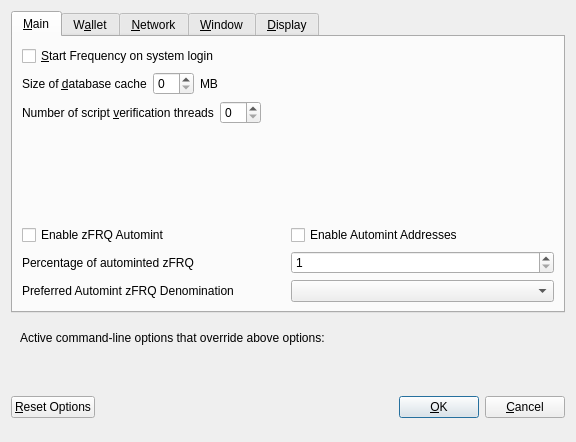
<?xml version="1.0" encoding="UTF-8"?>
<ui version="4.0">
 <class>OptionsDialog</class>
 <widget class="QDialog" name="OptionsDialog">
  <property name="geometry">
   <rect>
    <x>0</x>
    <y>0</y>
    <width>576</width>
    <height>442</height>
   </rect>
  </property>
  <property name="windowTitle">
   <string>Options</string>
  </property>
  <property name="modal">
   <bool>true</bool>
  </property>
  <layout class="QVBoxLayout" name="verticalLayout">
   <item>
    <widget class="QTabWidget" name="tabWidget">
     <property name="currentIndex">
      <number>0</number>
     </property>
     <widget class="QWidget" name="tabMain">
      <attribute name="title">
       <string>&amp;Main</string>
      </attribute>
      <layout class="QVBoxLayout" name="verticalLayout_Main">
       <item>
        <widget class="QCheckBox" name="bitcoinAtStartup">
         <property name="toolTip">
          <string>Automatically start Frequency after logging in to the system.</string>
         </property>
         <property name="text">
          <string>&amp;Start Frequency on system login</string>
         </property>
        </widget>
       </item>
       <item>
        <layout class="QHBoxLayout" name="horizontalLayout_2_Main">
         <item>
          <widget class="QLabel" name="databaseCacheLabel">
           <property name="text">
            <string>Size of &amp;database cache</string>
           </property>
           <property name="textFormat">
            <enum>Qt::PlainText</enum>
           </property>
           <property name="buddy">
            <cstring>databaseCache</cstring>
           </property>
          </widget>
         </item>
         <item>
          <widget class="QSpinBox" name="databaseCache"/>
         </item>
         <item>
          <widget class="QLabel" name="databaseCacheUnitLabel">
           <property name="text">
            <string>MB</string>
           </property>
           <property name="textFormat">
            <enum>Qt::PlainText</enum>
           </property>
          </widget>
         </item>
         <item>
          <spacer name="horizontalSpacer_2_Main">
           <property name="orientation">
            <enum>Qt::Horizontal</enum>
           </property>
           <property name="sizeHint" stdset="0">
            <size>
             <width>40</width>
             <height>20</height>
            </size>
           </property>
          </spacer>
         </item>
        </layout>
       </item>
       <item>
        <layout class="QHBoxLayout" name="horizontalLayout_3_Main">
         <item>
          <widget class="QLabel" name="threadsScriptVerifLabel">
           <property name="text">
            <string>Number of script &amp;verification threads</string>
           </property>
           <property name="textFormat">
            <enum>Qt::PlainText</enum>
           </property>
           <property name="buddy">
            <cstring>threadsScriptVerif</cstring>
           </property>
          </widget>
         </item>
         <item>
          <widget class="QSpinBox" name="threadsScriptVerif">
           <property name="toolTip">
            <string>(0 = auto, &lt;0 = leave that many cores free)</string>
           </property>
          </widget>
         </item>
         <item>
          <spacer name="horizontalSpacer_3_Main">
           <property name="orientation">
            <enum>Qt::Horizontal</enum>
           </property>
           <property name="sizeHint" stdset="0">
            <size>
             <width>40</width>
             <height>20</height>
            </size>
           </property>
          </spacer>
         </item>
        </layout>
       </item>
       <item>
        <spacer name="verticalSpacer_2">
         <property name="orientation">
          <enum>Qt::Vertical</enum>
         </property>
         <property name="sizeHint" stdset="0">
          <size>
           <width>20</width>
           <height>40</height>
          </size>
         </property>
        </spacer>
       </item>
       <item>
        <widget class="QWidget" name="verticalZpivOptionsWidget" native="true">
         <layout class="QVBoxLayout" name="verticalZpivOptionsLayout">
          <property name="margin">
           <number>0</number>
          </property>
          <item>
           <layout class="QHBoxLayout" name="horizontalAutomintingLayout">
            <item>
             <widget class="QCheckBox" name="checkBoxZeromintEnable">
              <property name="toolTip">
               <string>Enable automatic minting of FRQ units to zFRQ</string>
              </property>
              <property name="layoutDirection">
               <enum>Qt::LeftToRight</enum>
              </property>
              <property name="text">
               <string>Enable zFRQ Automint</string>
              </property>
             </widget>
            </item>
            <item>
             <widget class="QCheckBox" name="checkBoxZeromintAddresses">
              <property name="toolTip">
               <string>Enable automatic zFRQ minting from specific addresses</string>
              </property>
              <property name="layoutDirection">
               <enum>Qt::LeftToRight</enum>
              </property>
              <property name="text">
               <string>Enable Automint Addresses</string>
              </property>
             </widget>
            </item>
           </layout>
          </item>
          <item>
           <layout class="QHBoxLayout" name="horizontalZmintPercentageLayout">
            <item>
             <widget class="QLabel" name="percentage_label">
              <property name="toolTip">
               <string>Percentage of incoming FRQ which get automatically converted to zFRQ via Zerocoin Protocol (min: 10%)</string>
              </property>
              <property name="text">
               <string>Percentage of autominted zFRQ</string>
              </property>
             </widget>
            </item>
            <item>
             <widget class="QSpinBox" name="zeromintPercentage">
              <property name="minimum">
               <number>1</number>
              </property>
              <property name="maximum">
               <number>100</number>
              </property>
             </widget>
            </item>
           </layout>
          </item>
          <item>
           <layout class="QHBoxLayout" name="horizontalLayout" stretch="0,0">
            <property name="sizeConstraint">
             <enum>QLayout::SetFixedSize</enum>
            </property>
            <item>
             <widget class="QLabel" name="labelPreferredDenom">
              <property name="maximumSize">
               <size>
                <width>16777215</width>
                <height>16777215</height>
               </size>
              </property>
              <property name="toolTip">
               <string>Wait with automatic conversion to Zerocoin until enough FRQ for this denomination is available</string>
              </property>
              <property name="text">
               <string>Preferred Automint zFRQ Denomination</string>
              </property>
             </widget>
            </item>
            <item>
             <widget class="QComboBox" name="preferredDenom">
              <property name="maximumSize">
               <size>
                <width>16777215</width>
                <height>27</height>
               </size>
              </property>
              <property name="toolTip">
               <string>Wait with automatic conversion to Zerocoin until enough FRQ for this denomination is available</string>
              </property>
              <property name="maxVisibleItems">
               <number>9</number>
              </property>
              <property name="maxCount">
               <number>9</number>
              </property>
             </widget>
            </item>
           </layout>
          </item>
         </layout>
        </widget>
       </item>
      </layout>
     </widget>
     <widget class="QWidget" name="tabWallet">
      <attribute name="title">
       <string>W&amp;allet</string>
      </attribute>
      <layout class="QVBoxLayout" name="verticalLayout_Wallet">
       <item>
        <layout class="QHBoxLayout" name="horizontalLayout_2_Wallet">
         <item>
          <widget class="QLabel" name="labelStakeSplitThresholdText">
           <property name="text">
            <string>Stake split threshold:</string>
           </property>
          </widget>
         </item>
         <item>
          <widget class="QSpinBox" name="spinBoxStakeSplitThreshold">
           <property name="minimum">
            <number>1</number>
           </property>
           <property name="maximum">
            <number>999999</number>
           </property>
          </widget>
         </item>
        </layout>
       </item>
       <item>
        <widget class="QGroupBox" name="groupBox">
         <property name="title">
          <string>Expert</string>
         </property>
         <layout class="QVBoxLayout" name="verticalLayout_2">
          <item>
           <widget class="QCheckBox" name="coinControlFeatures">
            <property name="toolTip">
             <string>Whether to show coin control features or not.</string>
            </property>
            <property name="text">
             <string>Enable coin &amp;control features</string>
            </property>
           </widget>
          </item>
          <item>
           <widget class="QCheckBox" name="showMasternodesTab">
            <property name="toolTip">
             <string>Show additional tab listing all your masternodes in first sub-tab&lt;br/&gt;and all masternodes on the network in second sub-tab.</string>
            </property>
            <property name="text">
             <string>Show Masternodes Tab</string>
            </property>
           </widget>
          </item>
          <item>
           <widget class="QCheckBox" name="spendZeroConfChange">
            <property name="toolTip">
             <string>If you disable the spending of unconfirmed change, the change from a transaction&lt;br/&gt;cannot be used until that transaction has at least one confirmation.&lt;br/&gt;This also affects how your balance is computed.</string>
            </property>
            <property name="text">
             <string>&amp;Spend unconfirmed change</string>
            </property>
           </widget>
          </item>
         </layout>
        </widget>
       </item>
       <item>
        <spacer name="verticalSpacer_Wallet">
         <property name="orientation">
          <enum>Qt::Vertical</enum>
         </property>
         <property name="sizeHint" stdset="0">
          <size>
           <width>20</width>
           <height>40</height>
          </size>
         </property>
        </spacer>
       </item>
      </layout>
     </widget>
     <widget class="QWidget" name="tabNetwork">
      <attribute name="title">
       <string>&amp;Network</string>
      </attribute>
      <layout class="QVBoxLayout" name="verticalLayout_Network">
       <item>
        <widget class="QCheckBox" name="mapPortUpnp">
         <property name="toolTip">
          <string>Automatically open the Frequency client port on the router. This only works when your router supports UPnP and it is enabled.</string>
         </property>
         <property name="text">
          <string>Map port using &amp;UPnP</string>
         </property>
        </widget>
       </item>
       <item>
        <widget class="QCheckBox" name="allowIncoming">
         <property name="toolTip">
          <string>Accept connections from outside</string>
         </property>
         <property name="text">
          <string>Allow incoming connections</string>
         </property>
        </widget>
       </item>
       <item>
        <widget class="QCheckBox" name="connectSocks">
         <property name="toolTip">
          <string>Connect to the Frequency network through a SOCKS5 proxy.</string>
         </property>
         <property name="text">
          <string>&amp;Connect through SOCKS5 proxy (default proxy):</string>
         </property>
        </widget>
       </item>
       <item>
        <layout class="QHBoxLayout" name="horizontalLayout_1_Network">
         <item>
          <widget class="QLabel" name="proxyIpLabel">
           <property name="text">
            <string>Proxy &amp;IP:</string>
           </property>
           <property name="textFormat">
            <enum>Qt::PlainText</enum>
           </property>
           <property name="buddy">
            <cstring>proxyIp</cstring>
           </property>
          </widget>
         </item>
         <item>
          <widget class="QValidatedLineEdit" name="proxyIp">
           <property name="minimumSize">
            <size>
             <width>140</width>
             <height>0</height>
            </size>
           </property>
           <property name="maximumSize">
            <size>
             <width>140</width>
             <height>16777215</height>
            </size>
           </property>
           <property name="toolTip">
            <string>IP address of the proxy (e.g. IPv4: 127.0.0.1 / IPv6: ::1)</string>
           </property>
          </widget>
         </item>
         <item>
          <widget class="QLabel" name="proxyPortLabel">
           <property name="text">
            <string>&amp;Port:</string>
           </property>
           <property name="textFormat">
            <enum>Qt::PlainText</enum>
           </property>
           <property name="buddy">
            <cstring>proxyPort</cstring>
           </property>
          </widget>
         </item>
         <item>
          <widget class="QLineEdit" name="proxyPort">
           <property name="minimumSize">
            <size>
             <width>55</width>
             <height>0</height>
            </size>
           </property>
           <property name="maximumSize">
            <size>
             <width>55</width>
             <height>16777215</height>
            </size>
           </property>
           <property name="toolTip">
            <string>Port of the proxy (e.g. 9050)</string>
           </property>
          </widget>
         </item>
         <item>
          <spacer name="horizontalSpacer_1_Network">
           <property name="orientation">
            <enum>Qt::Horizontal</enum>
           </property>
           <property name="sizeHint" stdset="0">
            <size>
             <width>40</width>
             <height>20</height>
            </size>
           </property>
          </spacer>
         </item>
        </layout>
       </item>
       <item>
        <spacer name="verticalSpacer_Network">
         <property name="orientation">
          <enum>Qt::Vertical</enum>
         </property>
         <property name="sizeHint" stdset="0">
          <size>
           <width>20</width>
           <height>40</height>
          </size>
         </property>
        </spacer>
       </item>
      </layout>
     </widget>
     <widget class="QWidget" name="tabWindow">
      <attribute name="title">
       <string>&amp;Window</string>
      </attribute>
      <layout class="QVBoxLayout" name="verticalLayout_Window">
       <item>
        <widget class="QCheckBox" name="minimizeToTray">
         <property name="toolTip">
          <string>Show only a tray icon after minimizing the window.</string>
         </property>
         <property name="text">
          <string>&amp;Minimize to the tray instead of the taskbar</string>
         </property>
        </widget>
       </item>
       <item>
        <widget class="QCheckBox" name="minimizeOnClose">
         <property name="toolTip">
          <string>Minimize instead of exit the application when the window is closed. When this option is enabled, the application will be closed only after selecting Quit in the menu.</string>
         </property>
         <property name="text">
          <string>M&amp;inimize on close</string>
         </property>
        </widget>
       </item>
       <item>
        <spacer name="verticalSpacer_Window">
         <property name="orientation">
          <enum>Qt::Vertical</enum>
         </property>
         <property name="sizeHint" stdset="0">
          <size>
           <width>20</width>
           <height>40</height>
          </size>
         </property>
        </spacer>
       </item>
      </layout>
     </widget>
     <widget class="QWidget" name="tabDisplay">
      <attribute name="title">
       <string>&amp;Display</string>
      </attribute>
      <layout class="QVBoxLayout" name="verticalLayout_Display">
       <item>
        <layout class="QHBoxLayout" name="horizontalLayout_1_Display">
         <item>
          <widget class="QLabel" name="langLabel">
           <property name="text">
            <string>User Interface &amp;language:</string>
           </property>
           <property name="textFormat">
            <enum>Qt::PlainText</enum>
           </property>
           <property name="buddy">
            <cstring>lang</cstring>
           </property>
          </widget>
         </item>
         <item>
          <widget class="QValueComboBox" name="lang">
           <property name="toolTip">
            <string>The user interface language can be set here. This setting will take effect after restarting Frequency.</string>
           </property>
          </widget>
         </item>
        </layout>
       </item>
       <item>
        <widget class="QLabel" name="label_3">
         <property name="toolTip">
          <string notr="true"/>
         </property>
         <property name="statusTip">
          <string notr="true"/>
         </property>
         <property name="whatsThis">
          <string notr="true"/>
         </property>
         <property name="accessibleName">
          <string notr="true"/>
         </property>
         <property name="text">
          <string>Language missing or translation incomplete? Help contributing translations here:
https://www.transifex.com/forking-altcoins/forking-altcoins-translations</string>
         </property>
         <property name="wordWrap">
          <bool>true</bool>
         </property>
         <property name="openExternalLinks">
          <bool>true</bool>
         </property>
         <property name="textInteractionFlags">
          <set>Qt::TextBrowserInteraction</set>
         </property>
        </widget>
       </item>
       <item>
        <layout class="QHBoxLayout" name="horizontalLayout_2_Display" stretch="0,0">
         <item>
          <widget class="QLabel" name="themeLabel">
           <property name="text">
            <string>User Interface Theme:</string>
           </property>
          </widget>
         </item>
         <item>
          <widget class="QValueComboBox" name="theme"/>
         </item>
        </layout>
       </item>
       <item>
        <widget class="QWidget" name="verticalZpivDisplayWidget" native="true">
         <layout class="QVBoxLayout" name="verticalZpivDisplayLayout">
          <property name="margin">
           <number>0</number>
          </property>
          <item>
           <widget class="Line" name="line">
            <property name="orientation">
             <enum>Qt::Horizontal</enum>
            </property>
           </widget>
          </item>
          <item>
           <layout class="QHBoxLayout" name="horizontalLayout_3_Display">
            <item>
             <widget class="QLabel" name="unitLabel">
              <property name="text">
               <string>Unit to show amounts in:</string>
              </property>
              <property name="textFormat">
               <enum>Qt::PlainText</enum>
              </property>
             </widget>
            </item>
            <item>
             <widget class="QValueComboBox" name="unit">
              <property name="toolTip">
               <string>Choose the default subdivision unit to show in the interface and when sending coins.</string>
              </property>
             </widget>
            </item>
           </layout>
          </item>
          <item>
           <layout class="QHBoxLayout" name="horizontalLayout_4_Display">
            <item>
             <widget class="QLabel" name="digitsLabel">
              <property name="text">
               <string>Decimal digits</string>
              </property>
             </widget>
            </item>
            <item>
             <widget class="QValueComboBox" name="digits"/>
            </item>
           </layout>
          </item>
          <item>
           <layout class="QHBoxLayout" name="horizontalLayout_5_Display">
            <item>
             <widget class="QCheckBox" name="checkBoxHideZeroBalances">
              <property name="toolTip">
               <string>Hide empty balances</string>
              </property>
              <property name="layoutDirection">
               <enum>Qt::LeftToRight</enum>
              </property>
              <property name="text">
               <string>Hide empty balances</string>
              </property>
             </widget>
            </item>
            <item>
             <widget class="QCheckBox" name="checkBoxHideOrphans">
              <property name="toolTip">
               <string>Hide orphan stakes in transaction lists</string>
              </property>
              <property name="text">
               <string>Hide orphan stakes</string>
              </property>
             </widget>
            </item>
            <item>
             <spacer name="horizontalSpacer">
              <property name="orientation">
               <enum>Qt::Horizontal</enum>
              </property>
              <property name="sizeHint" stdset="0">
               <size>
                <width>40</width>
                <height>20</height>
               </size>
              </property>
             </spacer>
            </item>
           </layout>
          </item>
          <item>
           <layout class="QHBoxLayout" name="horizontalLayout_6_Display">
            <item>
             <widget class="QLabel" name="thirdPartyTxUrlsLabel">
              <property name="toolTip">
               <string>Third party URLs (e.g. a block explorer) that appear in the transactions tab as context menu items. %s in the URL is replaced by transaction hash. Multiple URLs are separated by vertical bar |.</string>
              </property>
              <property name="text">
               <string>Third party transaction URLs</string>
              </property>
             </widget>
            </item>
            <item>
             <widget class="QLineEdit" name="thirdPartyTxUrls">
              <property name="toolTip">
               <string>Third party URLs (e.g. a block explorer) that appear in the transactions tab as context menu items. %s in the URL is replaced by transaction hash. Multiple URLs are separated by vertical bar |.</string>
              </property>
             </widget>
            </item>
           </layout>
          </item>
         </layout>
        </widget>
       </item>
       <item>
        <spacer name="verticalSpacer">
         <property name="orientation">
          <enum>Qt::Vertical</enum>
         </property>
         <property name="sizeHint" stdset="0">
          <size>
           <width>20</width>
           <height>40</height>
          </size>
         </property>
        </spacer>
       </item>
      </layout>
     </widget>
    </widget>
   </item>
   <item>
    <widget class="QFrame" name="frame">
     <layout class="QVBoxLayout" name="verticalLayout_Bottom">
      <item>
       <layout class="QHBoxLayout" name="horizontalLayout_Bottom">
        <item>
         <widget class="QLabel" name="overriddenByCommandLineInfoLabel">
          <property name="text">
           <string>Active command-line options that override above options:</string>
          </property>
          <property name="textFormat">
           <enum>Qt::PlainText</enum>
          </property>
         </widget>
        </item>
        <item>
         <spacer name="horizontalSpacer_Bottom">
          <property name="orientation">
           <enum>Qt::Horizontal</enum>
          </property>
          <property name="sizeHint" stdset="0">
           <size>
            <width>40</width>
            <height>20</height>
           </size>
          </property>
         </spacer>
        </item>
       </layout>
      </item>
      <item>
       <widget class="QLabel" name="overriddenByCommandLineLabel">
        <property name="text">
         <string/>
        </property>
        <property name="textFormat">
         <enum>Qt::PlainText</enum>
        </property>
        <property name="wordWrap">
         <bool>true</bool>
        </property>
       </widget>
      </item>
     </layout>
    </widget>
   </item>
   <item>
    <layout class="QHBoxLayout" name="horizontalLayout_Buttons">
     <item>
      <widget class="QPushButton" name="resetButton">
       <property name="toolTip">
        <string>Reset all client options to default.</string>
       </property>
       <property name="text">
        <string>&amp;Reset Options</string>
       </property>
       <property name="autoDefault">
        <bool>false</bool>
       </property>
      </widget>
     </item>
     <item>
      <spacer name="horizontalSpacer_1">
       <property name="orientation">
        <enum>Qt::Horizontal</enum>
       </property>
       <property name="sizeHint" stdset="0">
        <size>
         <width>40</width>
         <height>48</height>
        </size>
       </property>
      </spacer>
     </item>
     <item>
      <widget class="QLabel" name="statusLabel">
       <property name="minimumSize">
        <size>
         <width>200</width>
         <height>0</height>
        </size>
       </property>
       <property name="font">
        <font>
         <weight>75</weight>
         <bold>true</bold>
        </font>
       </property>
       <property name="text">
        <string/>
       </property>
       <property name="textFormat">
        <enum>Qt::PlainText</enum>
       </property>
       <property name="wordWrap">
        <bool>true</bool>
       </property>
      </widget>
     </item>
     <item>
      <spacer name="horizontalSpacer_2">
       <property name="orientation">
        <enum>Qt::Horizontal</enum>
       </property>
       <property name="sizeHint" stdset="0">
        <size>
         <width>40</width>
         <height>48</height>
        </size>
       </property>
      </spacer>
     </item>
     <item>
      <widget class="QPushButton" name="okButton">
       <property name="text">
        <string>&amp;OK</string>
       </property>
       <property name="autoDefault">
        <bool>false</bool>
       </property>
       <property name="default">
        <bool>true</bool>
       </property>
      </widget>
     </item>
     <item>
      <widget class="QPushButton" name="cancelButton">
       <property name="text">
        <string>&amp;Cancel</string>
       </property>
       <property name="autoDefault">
        <bool>false</bool>
       </property>
      </widget>
     </item>
    </layout>
   </item>
  </layout>
 </widget>
 <customwidgets>
  <customwidget>
   <class>QValidatedLineEdit</class>
   <extends>QLineEdit</extends>
   <header>qvalidatedlineedit.h</header>
  </customwidget>
  <customwidget>
   <class>QValueComboBox</class>
   <extends>QComboBox</extends>
   <header>qvaluecombobox.h</header>
  </customwidget>
 </customwidgets>
 <resources/>
 <connections/>
</ui>
